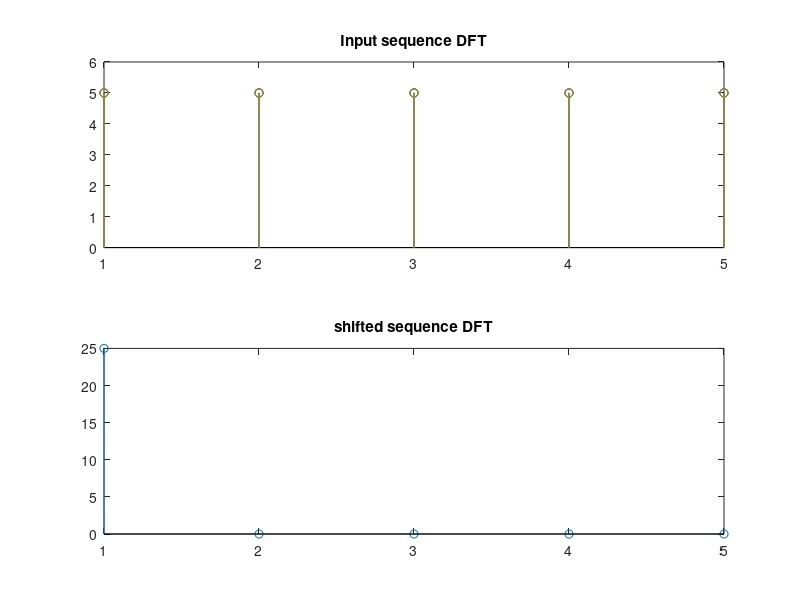

Reproduce this figure in MATLAB.
%Program for circular freqency shift DFT Property

clear all;
clc;
N=input('Sequence length=');
x1=input('enter the seq=');
L=input('enter the value of shift = ');

c=zeros(N);

for k=1:N
    for n=1:N
        w=exp((-2*pi*i*(k-1)*(n-1))/N);
        x(n)=w;
    end
    c(k,:)=x;
end


r=c*x1'

subplot(211);
stem(abs(r));
title('Input sequence DFT');

for n=1:N
    w=exp((2*pi*j*(n-1)*(L))/N);
    x2(n)=w;
end


r1=x2.*x1;% shifted sequence multiplied with input sequence
r2=c*r1'% shifted sequence DFT
subplot(212);
stem(abs(r2));
title('shifted sequence DFT');
 